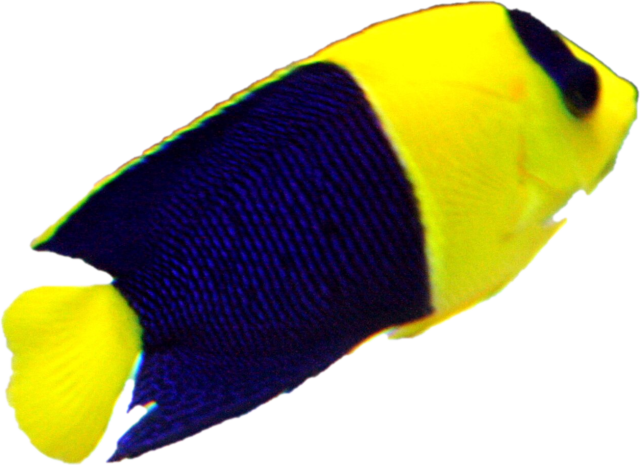
#> input picture assets/fish/bicolor.png, 640 x 465 px; its folder holds only this picture in this run
$ python thickness.py
#> lines starting #> are read from the running program, lines starting #| are printed output that depends on the picture; after the words box and inside, x2 and y2 are one past the last pixel; in counts of white or black regions, pixels touching at a corner belong together
"""Per-vertex body thickness for each fish cutout, from its alpha silhouette.
Writes assets/fish/<name>.thick: (NY+1) rows x (NX+1) cols of u8 (0..255)."""
import sys, glob, os
import numpy as np, cv2
from PIL import Image
NX, NY = 72, 28
for f in sorted(glob.glob('assets/fish/*.png')):
    a = np.array(Image.open(f).convert('RGBA'))[..., 3]
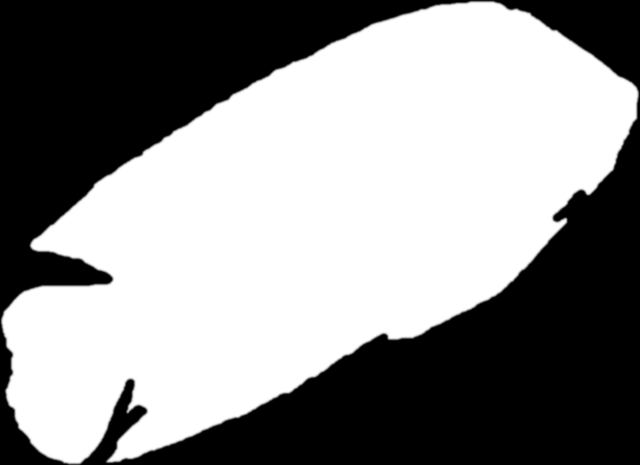
#> a: shape (465, 640); min 0, max 255, mean 141.9
    h, w = a.shape
#> h = 465; w = 640
    s = 256 / max(h, w)
#> s = 0.4
    a = cv2.resize(a, (max(1, int(w * s)), max(1, int(h * s))), interpolation=cv2.INTER_AREA)
#> a: shape (186, 256)
    m = (a > 127).astype(np.uint8)
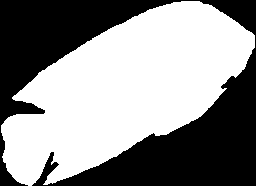
#> m: shape (186, 256); values 0 (black) and 1 (white), 55.7% white; 1 black region, box (x1, y1, x2, y2) and area: (0, 0, 256, 186) 21115
    m = np.pad(m, 4)
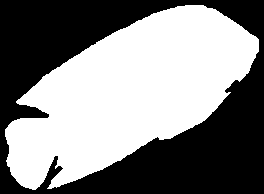
#> m: shape (194, 264); values 0 (black) and 1 (white), 51.7% white; 1 black region, box (x1, y1, x2, y2) and area: (0, 0, 264, 194) 24715
    d = cv2.distanceTransform(m, cv2.DIST_L2, 5)[4:-4, 4:-4]
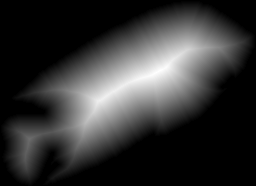
#> d: shape (186, 256) float32; min 0, max 59.12, mean 12.1; drawn with min black and max white
    d = cv2.GaussianBlur(d, (0, 0), 2.0)
    d = np.sqrt(d / max(d.max(), 1e-6))          # rounded cross-section
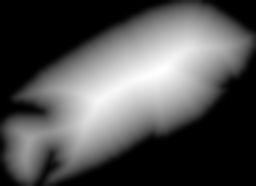
#> d: shape (186, 256) float32; min 0, max 1, mean 0.322
    d[a < 127] = 0
#> d: shape (186, 256) float32; 13.71% of pixels changed, all inside (x1, y1, x2, y2) = (0, 0, 256, 186)
    g = cv2.resize(d, (NX + 1, NY + 1), interpolation=cv2.INTER_LINEAR)
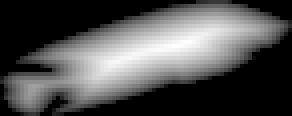
#> g: shape (29, 73) float32 (shown 4 times larger); min 0, max 0.997, mean 0.318
    g = np.clip(g, 0, 1)
    out = os.path.splitext(f)[0] + '.thick'
    open(out, 'wb').write((g * 255).astype(np.uint8).tobytes())
    print(out, g.max().round(2))
#| assets/fish/bicolor.thick 1.0

$ run again, on assets/fish/firefish.png
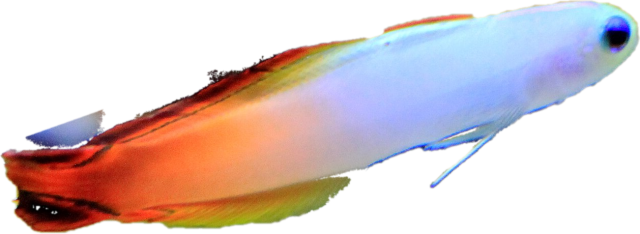
#> input picture assets/fish/firefish.png, 640 x 234 px
#> `m = (a > 127).astype(np.uint8)`:
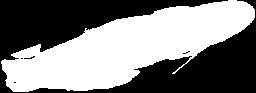
#> m: shape (93, 256); values 0 (black) and 1 (white), 50.4% white; 5 black regions (4 under 20 px), largest, box (x1, y1, x2, y2) and area: (0, 0, 256, 93) 11792
#> `g = cv2.resize(d, (NX + 1, NY + 1), interpolation=cv2.INTER_LINEAR)`:
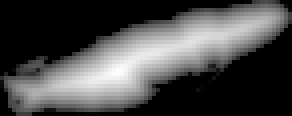
#> g: shape (29, 73) float32 (shown 4 times larger); min 0, max 0.992, mean 0.291
#| assets/fish/firefish.thick 0.99

$ run again, on assets/fish/flame.png
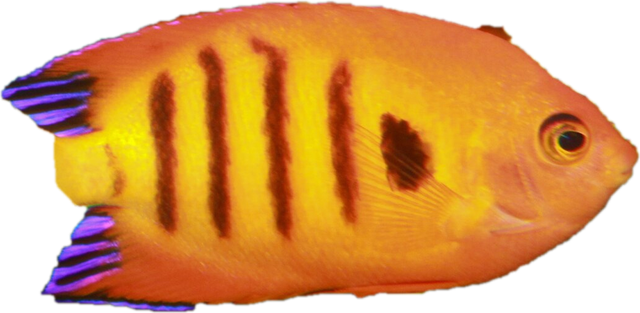
#> input picture assets/fish/flame.png, 640 x 313 px
#> `m = (a > 127).astype(np.uint8)`:
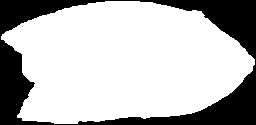
#> m: shape (125, 256); values 0 (black) and 1 (white), 73% white; 1 black region, box (x1, y1, x2, y2) and area: (0, 0, 256, 125) 8627
#> `g = cv2.resize(d, (NX + 1, NY + 1), interpolation=cv2.INTER_LINEAR)`:
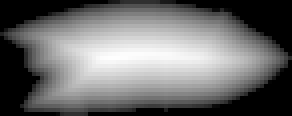
#> g: shape (29, 73) float32 (shown 4 times larger); min 0, max 0.999, mean 0.43
#| assets/fish/flame.thick 1.0

$ run again, on assets/fish/gramma.png
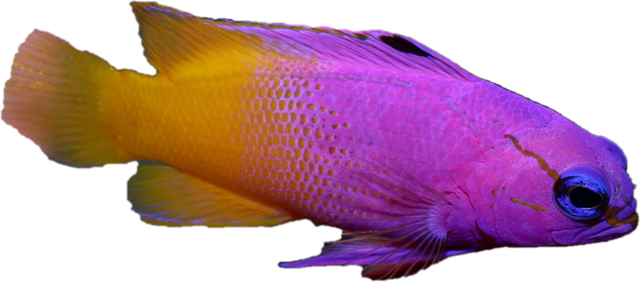
#> input picture assets/fish/gramma.png, 640 x 282 px
#> `m = (a > 127).astype(np.uint8)`:
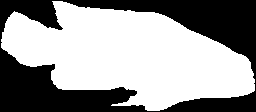
#> m: shape (112, 256); values 0 (black) and 1 (white), 59.8% white; 1 black region, box (x1, y1, x2, y2) and area: (0, 0, 256, 112) 11515
#> `g = cv2.resize(d, (NX + 1, NY + 1), interpolation=cv2.INTER_LINEAR)`:
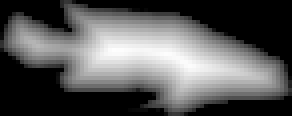
#> g: shape (29, 73) float32 (shown 4 times larger); min 0, max 0.996, mean 0.351
#| assets/fish/gramma.thick 1.0
